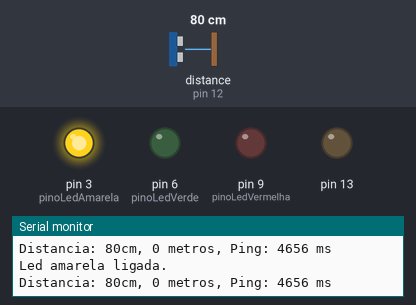
This sketch was run on a simulated Arduino Uno, built with avr-gcc and run on an emulated ATmega328P. Shown: output pins drawn as LEDs (lit = HIGH), the last lines printed to the serial monitor. Inputs (shaded band) come from the test bench; at power-on: distance to the obstacle (sensor on pin 12) 80 cm. The echo pulse lasts 58.3 µs per cm.

Above: at 1.2 s.
1.3 s: distance to the obstacle (sensor on pin 12) set to 75 cm
At 2.4 s:
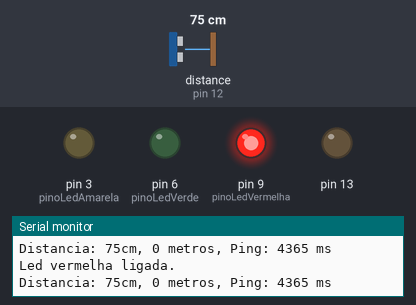
2.9 s: distance to the obstacle (sensor on pin 12) set to 120 cm
At 4.4 s:
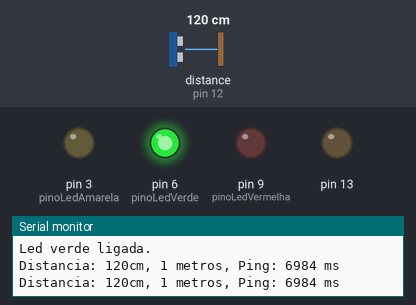
Timing chart, 0 to 5.9 s (numbered marks = the images above; inputs shaded):
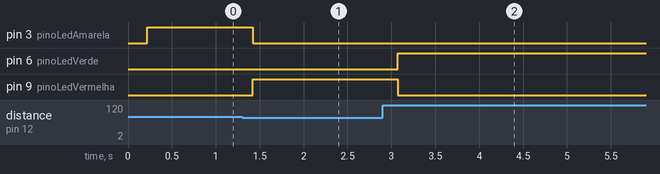

The sketch:

protoboard_test.ino
```cpp
/*
 *  SensorEYE - Estante protoboard
 *
 *  Protoboard teste para mostrar o funcionamento do sensor HC-SR04
 *
 *  Equipe:
 *  Ana Lacreta
 *  Brenda Conttessotto
 *  Caio Eduardo
 *  Eduardo Augusto Ramos
 *  Felipe Pereira Jorge
 *  Filipe Dias Gianotto
 *  Gabriel Filipe Ferreira
 *  Gustavo Elias
 *  Gustavo Oliveira
 *  Vitória Tenório
 *  Márcio Cibelli Bombo
 *
 *  ETEC Pedro Ferreira Alves @ 1 EMIA 2014
 */

#include <Ultrasonic.h>

// debug mode
const boolean debug = true;

// pinos de todos os componentes
const int pinoEco = 12, // sensor; echoPin
          pinoDisparador = 7, // sensor triggerPin
          pinoLedVermelha = 9, // led vermelha
          pinoLedAmarela  = 3, // led amarela
          pinoLedVerde    = 6, // led verde
          tempoLoop = 0; // em microsegundos

// inicia o ultrassonico
Ultrasonic ultrasonic(pinoDisparador, pinoEco);

int ultimoCM = 0;
unsigned long time;

void setup() {
  if(debug){
    Serial.begin(9600); // inicia o serial

    // mensagem inicial
    Serial.println("Projeto SensorEYE - Protoboard");
    Serial.println("Escrito por Eduardo Ramos @ 1 EMIA");
    Serial.println("Versao: 3.0 LAMBDA");
    Serial.println("Compilado em " __DATE__ " as " __TIME__);
    Serial.println(); // nova linha
  }

  pinMode(pinoEco, INPUT);
  pinMode(pinoDisparador, OUTPUT);
  pinMode(pinoLedVermelha, OUTPUT);
  pinMode(pinoLedAmarela, OUTPUT);
  pinMode(pinoLedVerde, OUTPUT);

  // tempo inicial interno
  time = millis();

  // desliga o led da placa Arduino para economizar bateria
  pinMode(13, OUTPUT);
  digitalWrite(13, LOW);
}

void loop() {
   int distancia = atualizarSensor();

   if(millis() - time > 100) { // intervalo de meio segundo para vibrar novamente, impede que fique vibrando demais
     linguagem(distancia);
   }

   delay(tempoLoop);
}

float atualizarSensor() {
    long pingSegundos = ultrasonic.timing();
    int cm = ultrasonic.convert(pingSegundos, Ultrasonic::CM);

    if(debug) {
      Serial.print("Distancia: ");
      Serial.print(cm);
      Serial.print("cm, ");
      Serial.print(cm / 100);
      Serial.print(" metros, Ping: ");
      Serial.print(pingSegundos);
      Serial.print(" ms");

      if(cm > 3000) {
         Serial.print(" - Erro: Fora do alcance!!") ;
      }
      Serial.println();
    }

    return cm;
}

void ligaLed(int pino) {
   if(debug) {
      Serial.print("Led ");

      switch(pino) {
         case pinoLedVermelha:
           Serial.print("vermelha");
         break;

         case pinoLedAmarela:
           Serial.print("amarela");
         break;

         case pinoLedVerde:
           Serial.print("verde");
         break;
      }

      Serial.print(" ligada.");
      Serial.println();
   }

   // desliga tudo
   digitalWrite(pinoLedVermelha, LOW);
   digitalWrite(pinoLedAmarela, LOW);
   digitalWrite(pinoLedVerde, LOW);

   digitalWrite(pino, HIGH);
}


void linguagem(int distancia) {
    float cm = distancia;
    float metros = distancia / 100;
    time = millis();

    if(cm >= 100) {
       ligaLed(pinoLedVerde);
    }

    if(cm >= 80 && cm < 100) {
       ligaLed(pinoLedAmarela);
    }

    if(cm < 80) {
       ligaLed(pinoLedVermelha);
    }


    ultimoCM = cm;
}
```

Measured:
- the behaviour switches between 80 and 79 cm on distance to the obstacle (sensor on pin 12) (found by bisection; images 0 and 1)
- after the input at 1.3 s, pin 3 (pinoLedAmarela): HIGH → LOW after 0.12 s; pin 9 (pinoLedVermelha): LOW → HIGH after 0.12 s
- after the input at 2.9 s, pin 6 (pinoLedVerde): LOW → HIGH after 0.17 s; pin 9 (pinoLedVermelha): HIGH → LOW after 0.17 s
